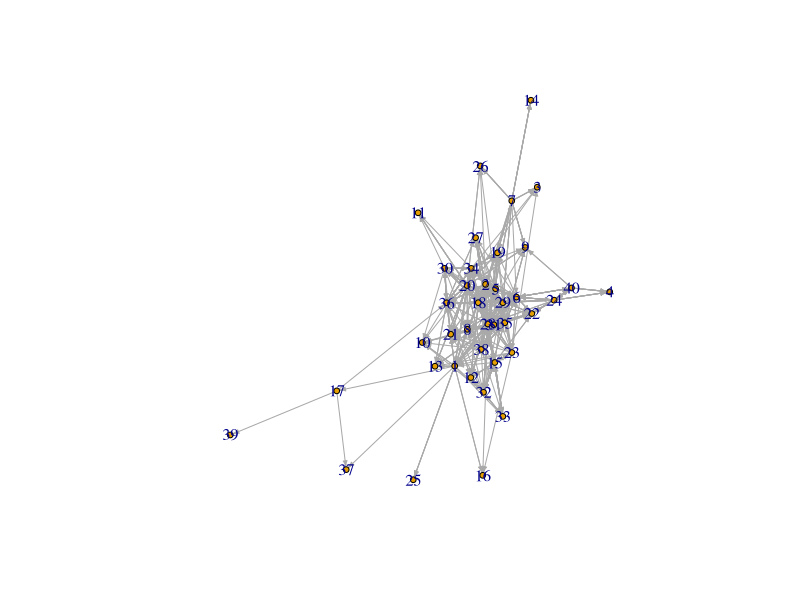
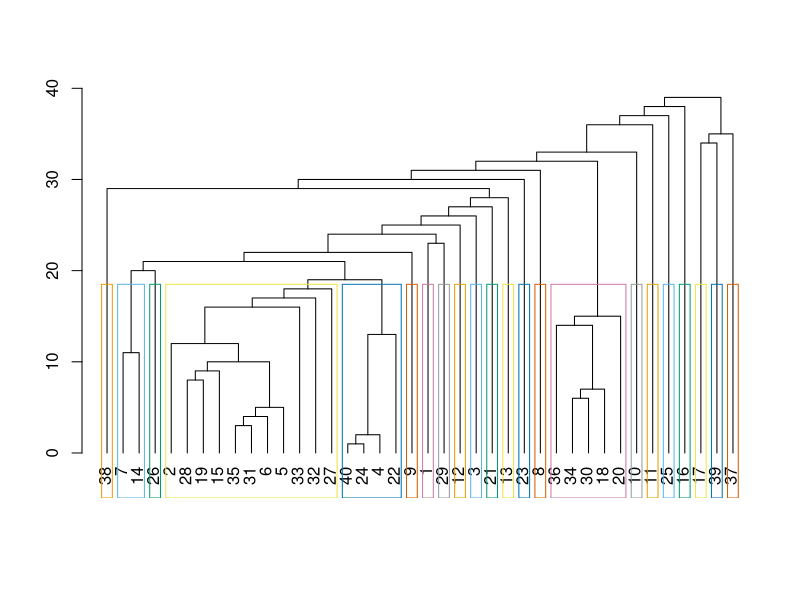
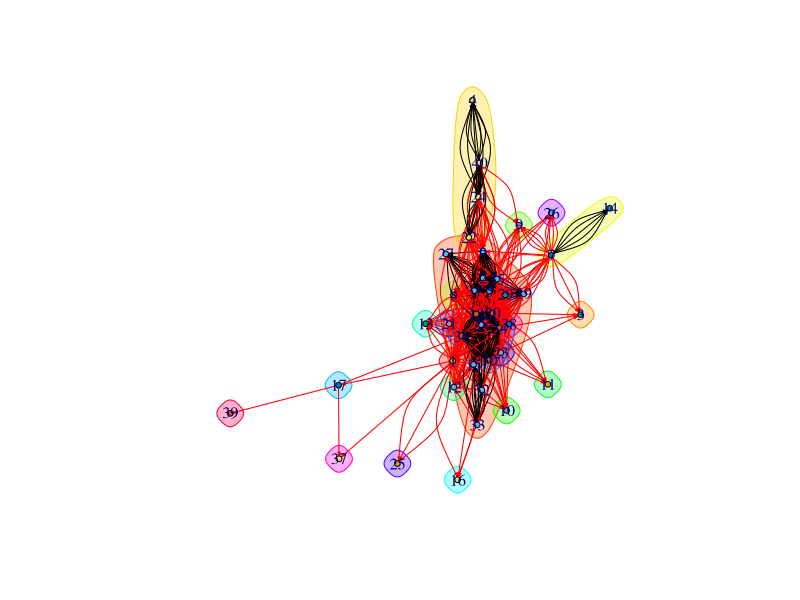
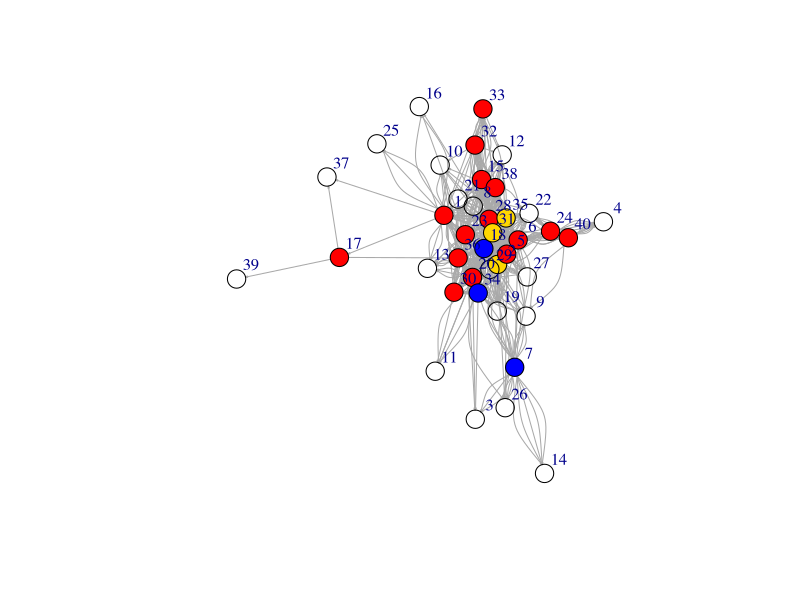

Here is the R script that generated these plots, in order:
## ---- chunk 1
knitr::opts_chunk$set(echo = TRUE)

library(igraph)
library(readxl)
library(tidyverse)

hw_nodelist <- read_excel('hw10_clean.xlsx', sheet = "Node") 
hw_edgelist <- read_excel('hw10_clean.xlsx', sheet = "Edge") %>% lapply(as.numeric) %>% data.frame

## ---- chunk 2
newnetwork <- graph_from_data_frame(d = hw_edgelist, vertices = hw_nodelist, directed = TRUE)
plot(newnetwork, edge.arrow.size = .3, vertex.size = 3, edge.curved=0)

## ---- chunk 3
ceb <- cluster_edge_betweenness(newnetwork)
## ---- chunk 4
dendPlot(ceb, mode="hclust")
length(ceb)


## ---- chunk 5
plot(ceb, newnetwork, vertex.size = 3, edge.arrow.size = 0.2)

## ---- chunk 6
#DENSITY = proportion of present edges from all possible edges in the network. 
edge_density(newnetwork, loops=F) 


#RECIPROCITY = proportion of reciprocated ties (for a directed network).
reciprocity(newnetwork)


#GLOBAL TRANSITIVITY
#global - ratio of triangles (direction disregarded) to connected triples. 
transitivity(newnetwork, type="global")


#DIAMETER = longest geodesic distance (length of the shortest path between two nodes) in the network
diameter(newnetwork, directed=F, weights=NA)


#NODE DEGREES
#has a mode of in for in-degree, out for out-degree, and all or total for total degree.
deg <- degree(newnetwork, mode="all")
mean(deg)

## ---- chunk 7
#Degree (number of ties)
degree(newnetwork, mode="in")
centr_degree(newnetwork, mode="in", normalized=T)


#Closeness (centrality based on distance to others in the graph)
#Inverse of the node’s average geodesic distance to others in the network.
closeness(newnetwork, mode="all", weights=NA) 
centr_clo(newnetwork, mode="all", normalized=T)


#Eigenvector (centrality proportional to the sum of connection centralities) 
#Values of the first eigenvector of the graph matrix.
eigen_centrality(newnetwork, directed=T, weights=NA) 
centr_eigen(newnetwork, directed=T, normalized=T)


#Betweenness (centrality based on a broker position connecting others) 
#Number of geodesics that pass through the node or the edge.
betweenness(newnetwork, directed=T, weights=NA) 
edge_betweenness(newnetwork, directed=T, weights=NA) 
centr_betw(newnetwork, directed=T, normalized=T)

## ---- chunk 8

node <- hw_nodelist
node[is.na(node)] <- -1

net <- graph_from_data_frame(d = hw_edgelist, vertices = node, directed = TRUE)
assortativity_degree(net, directed=T)

## ---- chunk 9

hw_edgelist %>% filter(Tie.Type==1) -> hw_edgelist_1
hw_edgelist %>% filter(Tie.Type==2) -> hw_edgelist_2
hw_edgelist %>% filter(Tie.Type==3) -> hw_edgelist_3
hw_edgelist %>% filter(Tie.Type==4) -> hw_edgelist_4
hw_edgelist %>% filter(Tie.Type==5) -> hw_edgelist_5


net <- graph_from_data_frame(d = hw_edgelist, vertices = node, directed = TRUE)
net_1 <- graph_from_data_frame(d = hw_edgelist_1, vertices = node, directed = TRUE)
net_2 <- graph_from_data_frame(d = hw_edgelist_2, vertices = node, directed = TRUE)
net_3 <- graph_from_data_frame(d = hw_edgelist_3, vertices = node, directed = TRUE)
net_4 <- graph_from_data_frame(d = hw_edgelist_4, vertices = node, directed = TRUE)
net_5 <- graph_from_data_frame(d = hw_edgelist_5, vertices = node, directed = TRUE)

assortativity(net_1, V(net)$Introversion, directed=T)->V1
assortativity(net_2, V(net)$Introversion, directed=T)->V2
assortativity(net_3, V(net)$Introversion, directed=T)->V3
assortativity(net_4, V(net)$Introversion, directed=T)->V4
assortativity(net_5, V(net)$Introversion, directed=T)->V5

## ---- chunk 10
Tie <- c("Tie 1", "Tie 2", "Tie 3", "Tie 4", "Tie 5")
Value <- c(V1,V2,V2,V3,V4)

df <- data.frame(Tie, Value)

df
## ---- chunk 11
colrs <- c("blue", "red", "gold")

V(newnetwork)$color <- colrs[V(newnetwork)$Introversion]
plot(newnetwork, edge.arrow.size = 0.1, vertex.size = 10, vertex.label.dist=1.5)

legend(title = "Types of Individuals", x=-1.5, y=-1.1, 
       c("Introverted","Middle Ground", "Extraverted"), pch=21, col="#777777", 
       pt.bg=colrs, pt.cex=2, cex=.8, bty="n", ncol=1)

